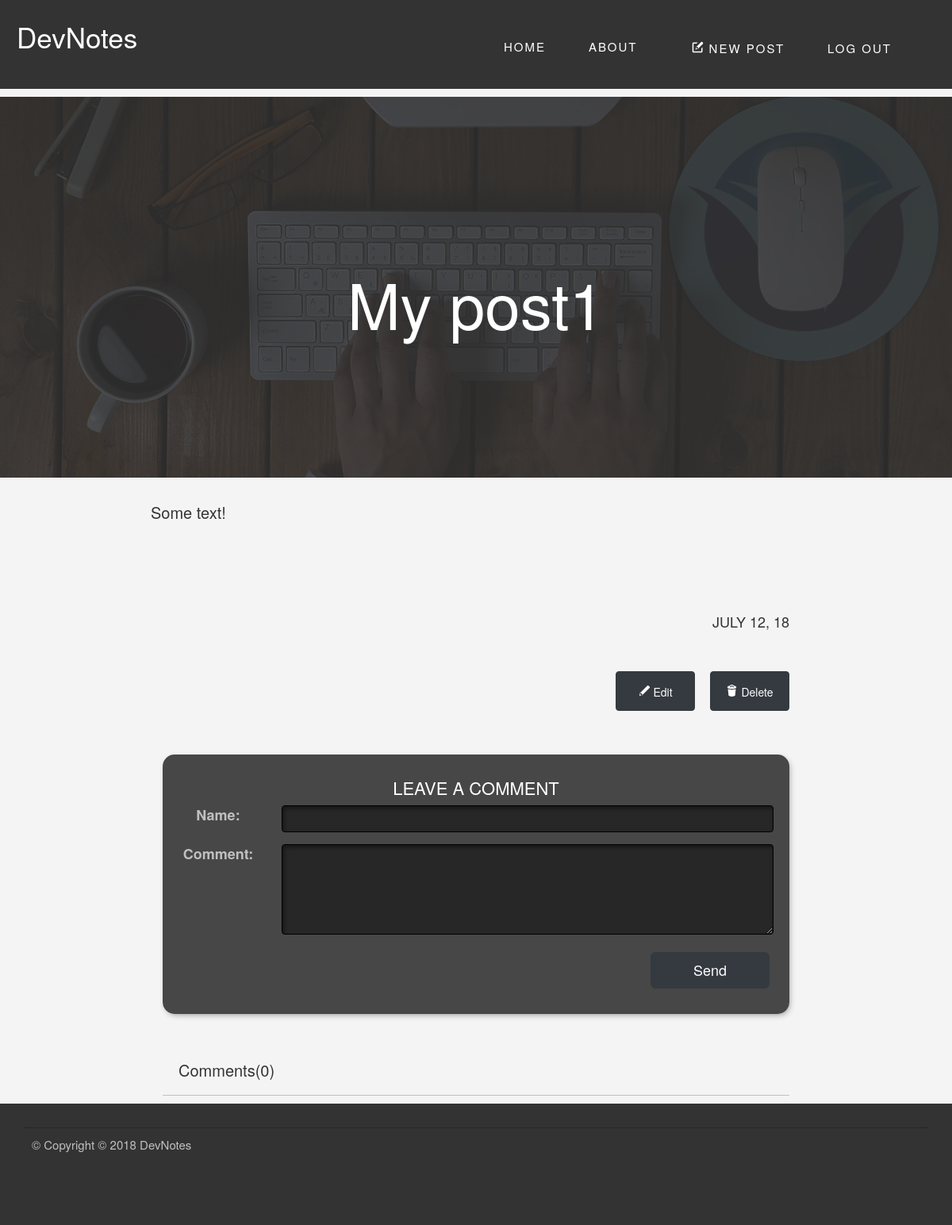
Page /blog/My post1 (signed in) on the earlier database version.
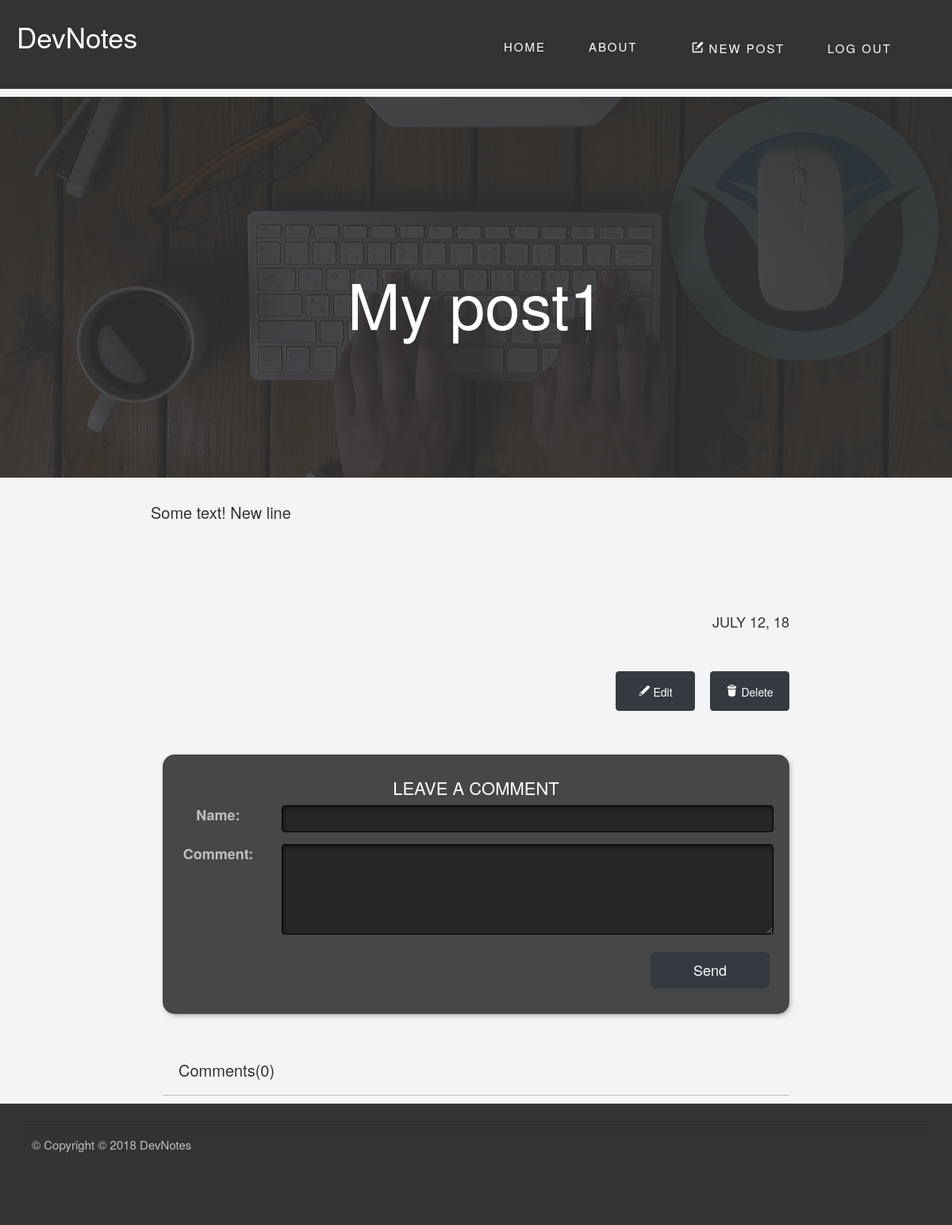
Same page on the later database version.
### my_blog/blueprints/blog/models.py (models this page shows, shortened)
class BlogPost(db.Model):
    id = db.Column(db.Integer, primary_key=True)
    title = db.Column(db.String(128))
    date = db.Column(db.DateTime)
    content = db.Column(db.String)
    imagePath = db.Column(db.String)
    published = db.Column(db.Boolean)
    _tags = db.relationship('Tag', secondary =tags, lazy ='joined', backref=db.backref('BlogPost', lazy='dynamic'))
    comments = db.relationship('Comment', backref = 'blogpost', lazy = 'dynamic')
    @staticmethod
    def get_by_title(title):
        title = title.replace('%20', ' ')
        return BlogPost.query.filter_by(title=title).first()
    def markup_content(self):
        return Markup(markdown(self.content))
    def formated_date(self):
        return "{0:%B %d, %Y}".format(self.date).upper()
    @property
    def tags(self):
        return ",".join([tag.name for tag in self._tags])
    @tags.setter
    def tags(self, string):
        if string:
            self._tags = [Tag.get_or_create(tag) for tag in string.split(',')]
        else:
            self._tags = []

### my_blog/blueprints/blog/views.py (the view, shortened to what this page needs)
@blog.route('/<post_title>', methods=['GET', 'POST'])
def read(post_title):
    blogpost = BlogPost.get_by_title(post_title)
    form = CommentForm()
    return render_template('read.html', form = form, blogpost = blogpost)

### my_blog/blueprints/blog/forms.py
class CommentForm(Form):
    sender = StringField("Name", validators = [DataRequired()], default="")
    content = TextAreaField("BlogPost content", validators = [DataRequired()], default="")
    level = IntegerField("Comment level")

### my_blog/app.py (called while the page is built)
@login_manager.user_loader
def load_user(id):
     u = User.query.get(id)
     return u

### my_blog/blueprints/blog/templates/read.html (shortened to what this page needs)
{% extends "base.html" %}
{% block content %}
  <div class="main-column">
    <div class="blogpost__header">
      <figure class="blogpost__picture">
        <img src="{{url_for('static', filename=blogpost.imagePath)}}" class="figure-img img-fluid rounded" alt="Blogpost background image">
      </figure>
      <div class="blogpost__title"><h1 >{{blogpost.title}}</h1></div>
    </div>
    <div class="row">
      <div class="blogpost__text col-md-offset-2 col-md-8 col-md-offset-2">
        {{blogpost.markup_content()}}
      </div>
    </div>
    <div class="row">
      <div class="blogpost__date col-md-10 ">
        {{blogpost.formated_date()}}
      </div>
    </div>
    {% if current_user.is_authenticated %}
      <div class="row">
        <div class="blogpost__edit col-md-offset-2 col-md-8 col-md-offset-2">
        {% include "edit_post-panel.html" %}
        </div>
      </div>
    {% endif %}
    <section class="Comments">
      {% include "comments_section.html"%}
    </section>
  </div>
{% endblock %}

### my_blog/templates/base.html (shortened to what this page needs)
<!doctype html>
 <html class="no-js" lang="">
    <head>
        <link rel="stylesheet" href="{{ url_for('static', filename='css/bootstrap.min.css')}}">
        <link rel="stylesheet" href="{{ url_for('static', filename='css/bootstrap-theme.min.css')}}">
        <link rel="stylesheet" href="{{ url_for('static', filename='css/main.css')}}">
    </head>
    <body>
        <header class="header">
          {% block header %}
          <div class="header--standard">
            <nav class="navbar" role="navigation">
              <a class="navbar__logo" href="{{url_for('main.index')}}">DevNotes</a>
              <div class="navbar-main">
                <a class="navbar-item" href="{{url_for('main.index')}}">HOME</a>
                <a class="navbar-item" href="#">ABOUT</a>
                {% if current_user.is_authenticated %}
                <div class="navbar-admin">
                <a class="navbar-item" href="{{url_for('blog.add')}}">
                  <svg class="icon">
                    <use xlink:href="{{ url_for('static', filename='img/sprite.svg#icon-new-message') | replace('%23', '#')}}"></use>
                  </svg>
                  NEW POST</a>
                <a class="navbar-item" href="{{url_for('admin.logout')}}">LOG OUT</a>
                </div>
                {% endif %}
              </div>
            </nav>
          </div>
          {% endblock %}
        </header>
        <div class="container">
          <div class="row">
            {% block content %}{% endblock %}
          </div>
    </div>
    <footer class="footer">
      <div class="Copyright">
      <p>&copy; Copyright © 2018 DevNotes</p>
    </footer>
    </body>
</html>

### my_blog/blueprints/main/templates/edit_post-panel.html (shortened to what this page needs)
{% if current_user.is_authenticated %}
<div class="edit-panel">
   <a href="{{url_for('blog.edit', post_id=blogpost.id)}}" type="button" class="btn btn-dark">
     <svg class="icon">
       <use xlink:href="{{ url_for('static', filename='img/sprite.svg#icon-edit') | replace('%23', '#')}}"></use>
     </svg> Edit
   </a>
   <a href="#" data-toggle="modal" data-target="#deleteModal" type="button" class="btn btn-dark">
     <svg class="icon">
       <use xlink:href="{{ url_for('static', filename='img/sprite.svg#icon-trash') | replace('%23', '#')}}"></use>
     </svg> Delete
   </a>
   <br>
</div>
{% endif %}

### my_blog/blueprints/blog/templates/comments_section.html (shortened to what this page needs)
{% include "comment_form.html"%}
<div class="row">
  <div class="blogpost__comments col-md-offset-2 col-md-8 col-md-offset-2">
    <h2>Comments({{blogpost.comments.count()}})</h2>
  </div>
</div>

### my_blog/blueprints/blog/templates/comment_form.html (shortened to what this page needs)
<div class="row">
<div class="col-md-offset-2 col-md-8">
<form action="" method="post" class="comment-form">
    <h2>LEAVE A COMMENT</h2>
    <div class="form-group row">
       <label class="col-sm-2 col-form-label">Name:</label>
       <div class="col-sm-10">
         <input type="text" name="sender" class="form-control form-control-lg form-control-plaintext" value="{{ form.sender.data | safe}}">
       </div>
    </div>
    <div class="form-group row">
      <label class="col-sm-2 col-form-label">Comment:</label>
      <div class="col-sm-10" >
        <textarea class="form-control" name="content" rows="5" >{{ form.content.data | safe}}</textarea>
      </div>
    </div>
    <div class="form-group row edit_post-panel">
      <button class="btn btn-lg btn-dark btn-send_comment" type="submit">Send</button>
    </div>
</form>
</div>
</div>

### my_blog/static/css/main.css (style rules this page uses)
html { font-size: 62.5%; }
body { background:#F4F4F4; margin:0; font-family: Oswald, "Helvetica Neue", Arial, Helvetica, Verdana, sans-serif; }
.container { width:auto; box-sizing: border-box; }
header { vertical-align: middle; margin-bottom: 1rem; }
.header--standard { height: 14vh; background: #333; }
.navbar { position:absolute; top:0; width: 100%; z-index: 50; margin-bottom: 0; vertical-align: middle; padding:2rem; }
.navbar-main, .navbar-admin { display: inline-block; padding:1.5rem; height:100%; vertical-align: middle; }
.header--standard .navbar-main { float: right; }
.navbar-item { height: 5rem; padding: 2.5rem; font-size: 18px; line-height: 20px; color: white; font-size: 1.5rem; letter-spacing: 2px; }
.navbar__logo, .navbar__logo:active { font-family: Oswald, "Helvetica Neue", Arial, Helvetica, Verdana, sans-serif; display:inline-block; text-align: left; color:white; font-size:3.5rem; background-color: white; color: transparent; text-shadow:none; -webkit-background-clip: text; -moz-background-clip: text; background-clip: text; text-decoration:none; }
.sidebar > div, .blogpost-intro, .login-form, .edit_post-form, .comment-form { margin:2rem 0rem; text-align: center; box-shadow: 2px 3px 8px -3px grey; background:#FFFFFF; padding:1rem 2rem; box-sizing: border-box; }
.main-column h2 { font-size:2rem; }
.edit-panel { display:block; margin-bottom: 2rem; text-align: right; transition: all 0.2s; }
.btn-dark, .btn-dark:visited { color: #fff; background-color: #343a40; border-color: #343a40; }
.icon { fill: currentColor; height:1.5rem; width:1.5rem; }
.blogpost__header { max-height: 60vh; display: block; margin:0; overflow: hidden; position:relative; z-index: -1; text-align: center; vertical-align: middle; }
.blogpost__title { position:absolute; top:0; left:0; width: 100%; height: 100%; display:inline; z-index: 10; text-align: center; vertical-align: middle; }
.blogpost__title h1 { box-sizing: border-box; position: absolute; top:50%; left:50%; width: 100%; transform: translate(-50%,-50%); font-size:8rem; color:white; }
.blogpost__picture:after { content: ''; background: rgba(51, 51, 51, 0.85); position: absolute; width: 100%; height: 100%; top:0; left:0; box-sizing: border-box; }
.blogpost__picture img { transform: translateY(-30%); width:100%; height:100vh; }
.blogpost__text { padding:3rem 0rem 5rem; font-size: 2rem; position: relative; text-align: justify; }
.blogpost__date { margin:5rem 0rem; text-align: right; font-size: 1.8rem; }
.blogpost__edit .btn { height:5rem; width:10rem; margin-left: 1.5rem; margin-bottom: 1.5rem; padding:1.5rem; }
.blogpost__comments h2, .comment { border-bottom: 1px solid silver; padding: 2rem; }
.edit_post-panel { text-align: center; }
.edit_post-panel > * { margin: 2rem; }
.comment-form { border-radius: 1.5rem; background: #474747; color:silver; font-size: 1.8rem; }
.comment-form h2 { font-size: 2.2rem; color:white; }
.comment-form input, .comment-form textarea { background: #272727; border-color: black; box-shadow: inset 2px 3px 5px rgba( 0, 0, 0, 0.45 ); color: #C7C7C7; }
.btn-send_comment { width:15rem; float:right; margin: .7rem 2rem; }
.footer { padding: 2rem; background-color:#333333; color: silver; font-size: 1.5rem; }
.Copyright { border-top: 1px solid #272727; margin:1rem 1rem 5rem; padding: 1rem; }

Differences in the rows shown:
changed BlogPost "My post1": markup_content "Some text!" → "Some text! New line"
